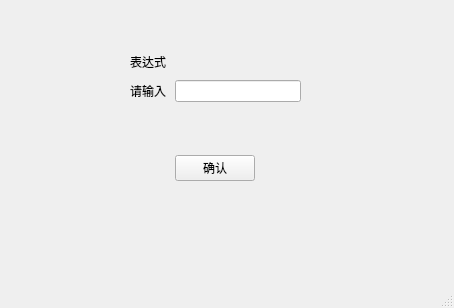
<?xml version="1.0" encoding="UTF-8"?>
<ui version="4.0">
 <class>MainWindow</class>
 <widget class="QMainWindow" name="MainWindow">
  <property name="geometry">
   <rect>
    <x>0</x>
    <y>0</y>
    <width>454</width>
    <height>308</height>
   </rect>
  </property>
  <property name="windowTitle">
   <string>MainWindow</string>
  </property>
  <widget class="QWidget" name="centralwidget">
   <widget class="QWidget" name="gridLayoutWidget">
    <property name="geometry">
     <rect>
      <x>130</x>
      <y>50</y>
      <width>171</width>
      <height>161</height>
     </rect>
    </property>
    <layout class="QGridLayout" name="gridLayout">
     <item row="0" column="0">
      <widget class="QLabel" name="label_2">
       <property name="text">
        <string>表达式</string>
       </property>
      </widget>
     </item>
     <item row="1" column="1" colspan="2">
      <widget class="QLineEdit" name="lineEdit"/>
     </item>
     <item row="3" column="0" rowspan="2" colspan="3">
      <spacer name="verticalSpacer_2">
       <property name="orientation">
        <enum>Qt::Vertical</enum>
       </property>
       <property name="sizeHint" stdset="0">
        <size>
         <width>20</width>
         <height>40</height>
        </size>
       </property>
      </spacer>
     </item>
     <item row="6" column="0">
      <spacer name="horizontalSpacer">
       <property name="orientation">
        <enum>Qt::Horizontal</enum>
       </property>
       <property name="sizeHint" stdset="0">
        <size>
         <width>40</width>
         <height>20</height>
        </size>
       </property>
      </spacer>
     </item>
     <item row="6" column="2">
      <spacer name="horizontalSpacer_2">
       <property name="orientation">
        <enum>Qt::Horizontal</enum>
       </property>
       <property name="sizeHint" stdset="0">
        <size>
         <width>40</width>
         <height>20</height>
        </size>
       </property>
      </spacer>
     </item>
     <item row="0" column="1" colspan="2">
      <widget class="QLabel" name="label">
       <property name="text">
        <string/>
       </property>
      </widget>
     </item>
     <item row="6" column="1">
      <widget class="QPushButton" name="Button1">
       <property name="text">
        <string>确认</string>
       </property>
      </widget>
     </item>
     <item row="7" column="1">
      <widget class="QLabel" name="label_5">
       <property name="text">
        <string> </string>
       </property>
      </widget>
     </item>
     <item row="1" column="0">
      <widget class="QLabel" name="label_3">
       <property name="text">
        <string>请输入</string>
       </property>
      </widget>
     </item>
    </layout>
   </widget>
  </widget>
  <widget class="QMenuBar" name="menubar">
   <property name="geometry">
    <rect>
     <x>0</x>
     <y>0</y>
     <width>454</width>
     <height>23</height>
    </rect>
   </property>
  </widget>
  <widget class="QStatusBar" name="statusbar"/>
 </widget>
 <resources/>
 <connections/>
</ui>
